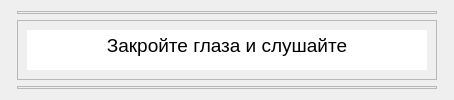
      <widget class="QWidget" name="ListeningModeWidget">
       <layout class="QGridLayout" name="gridLayout_17">
        <item row="0" column="0">
         <widget class="QFrame" name="frame_44">
          <property name="frameShape">
           <enum>QFrame::StyledPanel</enum>
          </property>
          <property name="frameShadow">
           <enum>QFrame::Raised</enum>
          </property>
         </widget>
        </item>
        <item row="0" column="1">
         <widget class="QFrame" name="frame_46">
          <property name="frameShape">
           <enum>QFrame::StyledPanel</enum>
          </property>
          <property name="frameShadow">
           <enum>QFrame::Raised</enum>
          </property>
         </widget>
        </item>
        <item row="0" column="2">
         <widget class="QFrame" name="frame_43">
          <property name="frameShape">
           <enum>QFrame::StyledPanel</enum>
          </property>
          <property name="frameShadow">
           <enum>QFrame::Raised</enum>
          </property>
         </widget>
        </item>
        <item row="1" column="0">
         <widget class="QFrame" name="frame_48">
          <property name="frameShape">
           <enum>QFrame::StyledPanel</enum>
          </property>
          <property name="frameShadow">
           <enum>QFrame::Raised</enum>
          </property>
         </widget>
        </item>
        <item row="1" column="1">
         <widget class="QFrame" name="frame_42">
          <property name="frameShape">
           <enum>QFrame::StyledPanel</enum>
          </property>
          <property name="frameShadow">
           <enum>QFrame::Raised</enum>
          </property>
          <layout class="QGridLayout" name="gridLayout_10">
           <item row="0" column="0">
            <widget class="QTextBrowser" name="textBrowser_7">
             <property name="sizePolicy">
              <sizepolicy hsizetype="Fixed" vsizetype="Fixed">
               <horstretch>0</horstretch>
               <verstretch>0</verstretch>
              </sizepolicy>
             </property>
             <property name="minimumSize">
              <size>
               <width>400</width>
               <height>40</height>
              </size>
             </property>
             <property name="maximumSize">
              <size>
               <width>500</width>
               <height>40</height>
              </size>
             </property>
             <property name="font">
              <font>
               <family>Arial</family>
               <pointsize>14</pointsize>
               <weight>50</weight>
               <italic>false</italic>
               <bold>false</bold>
              </font>
             </property>
             <property name="styleSheet">
              <string notr="true">border: None;</string>
             </property>
             <property name="html">
              <string>&lt;!DOCTYPE HTML PUBLIC &quot;-//W3C//DTD HTML 4.0//EN&quot; &quot;http://www.w3.org/TR/REC-html40/strict.dtd&quot;&gt;
&lt;html&gt;&lt;head&gt;&lt;meta name=&quot;qrichtext&quot; content=&quot;1&quot; /&gt;&lt;style type=&quot;text/css&quot;&gt;
p, li { white-space: pre-wrap; }
&lt;/style&gt;&lt;/head&gt;&lt;body style=&quot; font-family:'Arial'; font-size:14pt; font-weight:400; font-style:normal;&quot;&gt;
&lt;p align=&quot;center&quot; style=&quot; margin-top:0px; margin-bottom:0px; margin-left:0px; margin-right:0px; -qt-block-indent:0; text-indent:0px;&quot;&gt;&lt;span style=&quot; font-family:'MS Shell Dlg 2';&quot;&gt;Закройте глаза и слушайте&lt;/span&gt;&lt;/p&gt;&lt;/body&gt;&lt;/html&gt;</string>
             </property>
            </widget>
           </item>
          </layout>
         </widget>
        </item>
        <item row="1" column="2">
         <widget class="QFrame" name="frame_45">
          <property name="frameShape">
           <enum>QFrame::StyledPanel</enum>
          </property>
          <property name="frameShadow">
           <enum>QFrame::Raised</enum>
          </property>
         </widget>
        </item>
        <item row="2" column="0">
         <widget class="QFrame" name="frame_41">
          <property name="frameShape">
           <enum>QFrame::StyledPanel</enum>
          </property>
          <property name="frameShadow">
           <enum>QFrame::Raised</enum>
          </property>
         </widget>
        </item>
        <item row="2" column="1">
         <widget class="QFrame" name="frame_47">
          <property name="frameShape">
           <enum>QFrame::StyledPanel</enum>
          </property>
          <property name="frameShadow">
           <enum>QFrame::Raised</enum>
          </property>
         </widget>
        </item>
        <item row="2" column="2">
         <widget class="QFrame" name="frame_49">
          <property name="frameShape">
           <enum>QFrame::StyledPanel</enum>
          </property>
          <property name="frameShadow">
           <enum>QFrame::Raised</enum>
          </property>
         </widget>
        </item>
       </layout>
      </widget>
